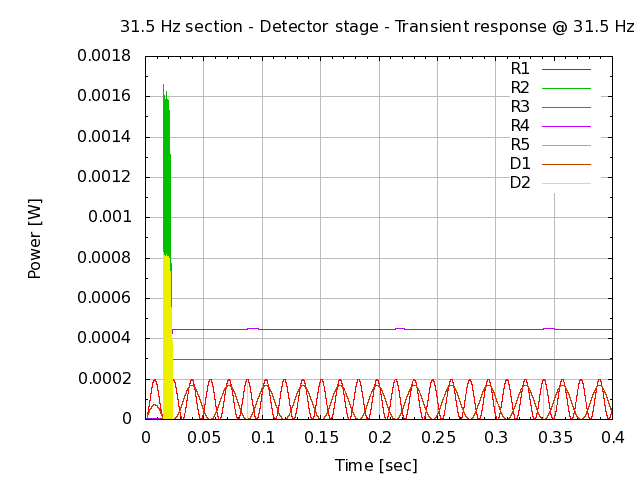

Write the gnuplot code that produced this figure.
# setup terminal
set term png

# setup graph
set output "26.000.00.02.15.png"
set title "31.5 Hz section - Detector stage - Transient response @ 31.5 Hz"

# setup Y-axis
set grid ytics lt 1 lw 1 lc rgb "#bbbbbb"
set mytics
set ylabel "Power [W]"

# setup X-axis
set grid xtics lt 1 lw 1 lc rgb "#bbbbbb"
set mxtics
set xlabel "Time [sec]"

# setup plot style
set style data lines
plot '26.000.00.02.15.dat' using 1:2 title "R1", \
     '26.000.00.02.15.dat' using 1:3 title "R2", \
     '26.000.00.02.15.dat' using 1:4 title "R3", \
     '26.000.00.02.15.dat' using 1:5 title "R4", \
     '26.000.00.02.15.dat' using 1:6 title "R5", \
     '26.000.00.02.15.dat' using 1:7 title "D1", \
     '26.000.00.02.15.dat' using 1:8 title "D2"

# set output back to default
set output

# reset terminal type
set terminal pop
